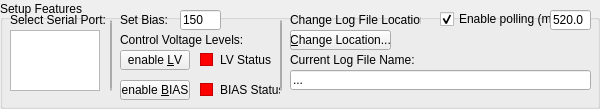
        <widget class="QGroupBox" name="gbSetup">
         <property name="sizePolicy">
          <sizepolicy hsizetype="Maximum" vsizetype="Preferred">
           <horstretch>0</horstretch>
           <verstretch>0</verstretch>
          </sizepolicy>
         </property>
         <property name="minimumSize">
          <size>
           <width>0</width>
           <height>100</height>
          </size>
         </property>
         <property name="maximumSize">
          <size>
           <width>608</width>
           <height>115</height>
          </size>
         </property>
         <property name="title">
          <string>Setup Features</string>
         </property>
         <property name="alignment">
          <set>Qt::AlignLeading|Qt::AlignLeft|Qt::AlignVCenter</set>
         </property>
         <property name="flat">
          <bool>false</bool>
         </property>
         <widget class="QLabel" name="lblSerialPort">
          <property name="geometry">
           <rect>
            <x>10</x>
            <y>10</y>
            <width>101</width>
            <height>20</height>
           </rect>
          </property>
          <property name="font">
           <font>
            <weight>50</weight>
            <bold>false</bold>
            <underline>false</underline>
           </font>
          </property>
          <property name="text">
           <string>Select Serial Port:</string>
          </property>
          <property name="alignment">
           <set>Qt::AlignLeading|Qt::AlignLeft|Qt::AlignVCenter</set>
          </property>
         </widget>
         <widget class="QListWidget" name="lwSerialPort">
          <property name="geometry">
           <rect>
            <x>10</x>
            <y>30</y>
            <width>90</width>
            <height>61</height>
           </rect>
          </property>
          <property name="cursor" stdset="0">
           <cursorShape>ArrowCursor</cursorShape>
          </property>
          <property name="autoScroll">
           <bool>true</bool>
          </property>
          <property name="editTriggers">
           <set>QAbstractItemView::AllEditTriggers</set>
          </property>
         </widget>
         <widget class="QLineEdit" name="lePollingInterval">
          <property name="enabled">
           <bool>true</bool>
          </property>
          <property name="geometry">
           <rect>
            <x>550</x>
            <y>10</y>
            <width>41</width>
            <height>20</height>
           </rect>
          </property>
          <property name="focusPolicy">
           <enum>Qt::ClickFocus</enum>
          </property>
          <property name="text">
           <string extracomment="Edit31_Comment?">520.0</string>
          </property>
         </widget>
         <widget class="QCheckBox" name="cbPollingBox">
          <property name="geometry">
           <rect>
            <x>440</x>
            <y>10</y>
            <width>111</width>
            <height>18</height>
           </rect>
          </property>
          <property name="text">
           <string>Enable polling (ms)</string>
          </property>
          <property name="checked">
           <bool>true</bool>
          </property>
         </widget>
         <widget class="QLabel" name="lblLEDtest_5">
          <property name="geometry">
           <rect>
            <x>220</x>
            <y>80</y>
            <width>60</width>
            <height>20</height>
           </rect>
          </property>
          <property name="font">
           <font>
            <weight>50</weight>
            <bold>false</bold>
            <underline>false</underline>
           </font>
          </property>
          <property name="text">
           <string>BIAS Status</string>
          </property>
          <property name="alignment">
           <set>Qt::AlignLeading|Qt::AlignLeft|Qt::AlignVCenter</set>
          </property>
         </widget>
         <widget class="QPushButton" name="lvButton">
          <property name="geometry">
           <rect>
            <x>120</x>
            <y>50</y>
            <width>70</width>
            <height>20</height>
           </rect>
          </property>
          <property name="text">
           <string>enable &amp;LV</string>
          </property>
          <property name="checkable">
           <bool>false</bool>
          </property>
         </widget>
         <widget class="QFrame" name="frmLowVoltageStatus">
          <property name="geometry">
           <rect>
            <x>200</x>
            <y>53</y>
            <width>13</width>
            <height>13</height>
           </rect>
          </property>
          <property name="autoFillBackground">
           <bool>false</bool>
          </property>
          <property name="styleSheet">
           <string notr="true">
background-color: rgb(255, 0, 0);</string>
          </property>
          <property name="frameShape">
           <enum>QFrame::StyledPanel</enum>
          </property>
          <property name="frameShadow">
           <enum>QFrame::Raised</enum>
          </property>
         </widget>
         <widget class="QPushButton" name="biasButton">
          <property name="geometry">
           <rect>
            <x>120</x>
            <y>80</y>
            <width>70</width>
            <height>20</height>
           </rect>
          </property>
          <property name="text">
           <string>enable &amp;BIAS</string>
          </property>
          <property name="checkable">
           <bool>false</bool>
          </property>
         </widget>
         <widget class="QFrame" name="frmBiasStatus">
          <property name="geometry">
           <rect>
            <x>200</x>
            <y>83</y>
            <width>13</width>
            <height>13</height>
           </rect>
          </property>
          <property name="autoFillBackground">
           <bool>false</bool>
          </property>
          <property name="styleSheet">
           <string notr="true">
background-color: rgb(255, 0, 0);</string>
          </property>
          <property name="frameShape">
           <enum>QFrame::StyledPanel</enum>
          </property>
          <property name="frameShadow">
           <enum>QFrame::Raised</enum>
          </property>
         </widget>
         <widget class="QLabel" name="lblLEDtest_6">
          <property name="geometry">
           <rect>
            <x>220</x>
            <y>50</y>
            <width>60</width>
            <height>20</height>
           </rect>
          </property>
          <property name="font">
           <font>
            <weight>50</weight>
            <bold>false</bold>
            <underline>false</underline>
           </font>
          </property>
          <property name="text">
           <string>LV Status</string>
          </property>
          <property name="alignment">
           <set>Qt::AlignLeading|Qt::AlignLeft|Qt::AlignVCenter</set>
          </property>
         </widget>
         <widget class="QLineEdit" name="leBiasLevel">
          <property name="enabled">
           <bool>true</bool>
          </property>
          <property name="geometry">
           <rect>
            <x>180</x>
            <y>10</y>
            <width>41</width>
            <height>20</height>
           </rect>
          </property>
          <property name="focusPolicy">
           <enum>Qt::ClickFocus</enum>
          </property>
          <property name="text">
           <string extracomment="Edit31_Comment?">150</string>
          </property>
         </widget>
         <widget class="QLabel" name="lblBiasLevel">
          <property name="geometry">
           <rect>
            <x>120</x>
            <y>10</y>
            <width>51</width>
            <height>20</height>
           </rect>
          </property>
          <property name="font">
           <font>
            <weight>50</weight>
            <bold>false</bold>
            <underline>false</underline>
           </font>
          </property>
          <property name="text">
           <string>Set Bias:</string>
          </property>
          <property name="alignment">
           <set>Qt::AlignLeading|Qt::AlignLeft|Qt::AlignVCenter</set>
          </property>
         </widget>
         <widget class="QLineEdit" name="leDivider">
          <property name="enabled">
           <bool>true</bool>
          </property>
          <property name="geometry">
           <rect>
            <x>110</x>
            <y>20</y>
            <width>2</width>
            <height>71</height>
           </rect>
          </property>
          <property name="focusPolicy">
           <enum>Qt::ClickFocus</enum>
          </property>
          <property name="text">
           <string extracomment="Edit31_Comment?"/>
          </property>
         </widget>
         <widget class="QLabel" name="lblVoltages">
          <property name="geometry">
           <rect>
            <x>120</x>
            <y>30</y>
            <width>151</width>
            <height>20</height>
           </rect>
          </property>
          <property name="font">
           <font>
            <weight>50</weight>
            <bold>false</bold>
            <underline>false</underline>
           </font>
          </property>
          <property name="text">
           <string>Control Voltage Levels:</string>
          </property>
          <property name="alignment">
           <set>Qt::AlignLeading|Qt::AlignLeft|Qt::AlignVCenter</set>
          </property>
         </widget>
         <widget class="QLineEdit" name="leDivider_2">
          <property name="enabled">
           <bool>true</bool>
          </property>
          <property name="geometry">
           <rect>
            <x>280</x>
            <y>20</y>
            <width>2</width>
            <height>71</height>
           </rect>
          </property>
          <property name="focusPolicy">
           <enum>Qt::ClickFocus</enum>
          </property>
          <property name="text">
           <string extracomment="Edit31_Comment?"/>
          </property>
         </widget>
         <widget class="QLabel" name="lblLogFileLocation">
          <property name="geometry">
           <rect>
            <x>290</x>
            <y>10</y>
            <width>131</width>
            <height>20</height>
           </rect>
          </property>
          <property name="font">
           <font>
            <weight>50</weight>
            <bold>false</bold>
            <underline>false</underline>
           </font>
          </property>
          <property name="text">
           <string>Change Log File Location:</string>
          </property>
          <property name="alignment">
           <set>Qt::AlignLeading|Qt::AlignLeft|Qt::AlignVCenter</set>
          </property>
         </widget>
         <widget class="QPushButton" name="selectButton">
          <property name="geometry">
           <rect>
            <x>290</x>
            <y>30</y>
            <width>101</width>
            <height>20</height>
           </rect>
          </property>
          <property name="text">
           <string>&amp;Change Location...</string>
          </property>
          <property name="checkable">
           <bool>false</bool>
          </property>
         </widget>
         <widget class="QLineEdit" name="leSelectLogFileLocation">
          <property name="enabled">
           <bool>true</bool>
          </property>
          <property name="geometry">
           <rect>
            <x>290</x>
            <y>70</y>
            <width>301</width>
            <height>20</height>
           </rect>
          </property>
          <property name="focusPolicy">
           <enum>Qt::ClickFocus</enum>
          </property>
          <property name="text">
           <string extracomment="Edit31_Comment?">...</string>
          </property>
         </widget>
         <widget class="QLabel" name="lblCurrentFileName">
          <property name="geometry">
           <rect>
            <x>290</x>
            <y>50</y>
            <width>131</width>
            <height>20</height>
           </rect>
          </property>
          <property name="font">
           <font>
            <weight>50</weight>
            <bold>false</bold>
            <underline>false</underline>
           </font>
          </property>
          <property name="text">
           <string>Current Log File Name:</string>
          </property>
          <property name="alignment">
           <set>Qt::AlignLeading|Qt::AlignLeft|Qt::AlignVCenter</set>
          </property>
         </widget>
        </widget>
